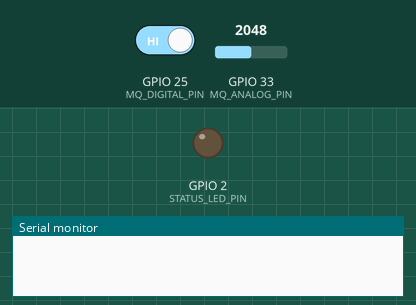
Simulated run of this sketch. Board: ESP32. Shown: output pins drawn as LEDs (lit = HIGH), the last lines printed to the serial monitor. Dashed ring = blinking. Inputs (shaded band) come from the test bench; at power-on: GPIO 25 (MQ_DIGITAL_PIN) HIGH, GPIO 33 (MQ_ANALOG_PIN) = 2048 (analog values on the 0–4095 scale).

Above: at 0.0 s.
At 2.7 s:
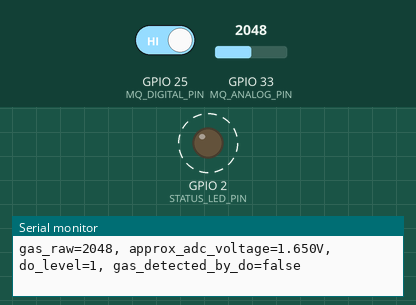
2.8 s: GPIO 25 (MQ_DIGITAL_PIN) driven LOW
Timing chart, 0 to 12.0 s (numbered marks = the images above; inputs shaded):
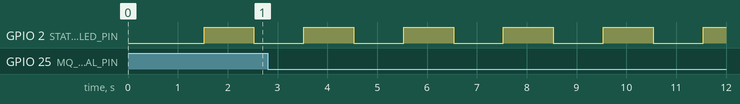

Measured:
- by itself, GPIO 2 (STATUS_LED_PIN): alternates HIGH for 1.0 s and LOW for 1.0 s

The sketch:

mq_test.ino
```cpp
#include <Arduino.h>

constexpr uint8_t MQ_ANALOG_PIN = 33;
constexpr uint8_t MQ_DIGITAL_PIN = 25;
constexpr uint8_t STATUS_LED_PIN = 2;

constexpr float ADC_MAX = 4095.0;
constexpr float ESP32_ADC_VOLTAGE = 3.3;

void setup() {
  Serial.begin(115200);
  delay(1500);

  pinMode(STATUS_LED_PIN, OUTPUT);
  pinMode(MQ_DIGITAL_PIN, INPUT);

  analogReadResolution(12);
  analogSetPinAttenuation(MQ_ANALOG_PIN, ADC_11db);

  Serial.println();
  Serial.println("R series MQ gas sensor test");
  Serial.println("Expected wiring:");
  Serial.println("  MQ VCC -> 5V/VIN or 3V3 depending on module");
  Serial.println("  MQ GND -> GND");
  Serial.println("  MQ AO  -> GPIO33, use voltage divider if MQ is powered by 5V");
  Serial.println("  MQ DO  -> GPIO25 only if output is 3.3V-safe");
  Serial.println("Warm-up: MQ sensors need time before values become stable.");
}

void loop() {
  int analogRaw = analogRead(MQ_ANALOG_PIN);
  int digitalLevel = digitalRead(MQ_DIGITAL_PIN);
  float approxVoltage = analogRaw * ESP32_ADC_VOLTAGE / ADC_MAX;

  Serial.print("gas_raw=");
  Serial.print(analogRaw);
  Serial.print(", approx_adc_voltage=");
  Serial.print(approxVoltage, 3);
  Serial.print("V, do_level=");
  Serial.print(digitalLevel);
  Serial.print(", gas_detected_by_do=");
  Serial.println(digitalLevel == LOW ? "true" : "false");

  digitalWrite(STATUS_LED_PIN, !digitalRead(STATUS_LED_PIN));
  delay(1000);
}
```
